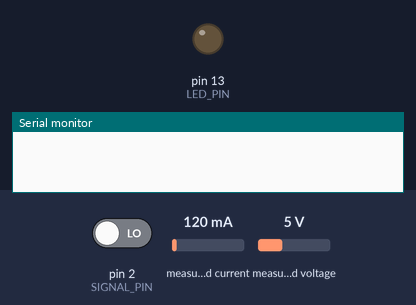
Simulated run of this sketch. Board: Arduino Uno, built with avr-gcc and run on an emulated ATmega328P. On the bench: output pins drawn as LEDs (lit = HIGH), the last lines printed to the serial monitor. Inputs (shaded band) come from the test bench; at power-on: pin 2 (SIGNAL_PIN) LOW, measured current 120 mA, measured voltage 5 V.

Above: at 1.2 s.
1.3 s: pin 2 (SIGNAL_PIN) driven HIGH
At 2.4 s:
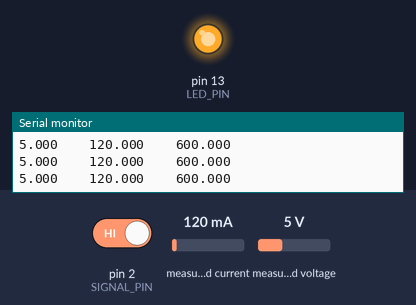
2.8 s: pin 2 (SIGNAL_PIN) driven LOW
At 3.5 s:
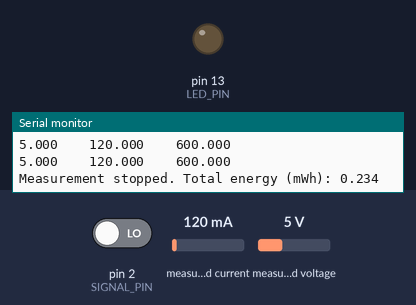
Timing chart, 0 to 5.8 s (numbered marks = the images above; inputs shaded):
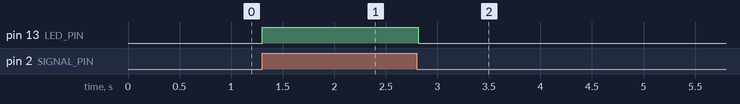

The sketch:

Arduino_test_file.ino
```cpp
#include <Wire.h>
#include <Adafruit_INA219.h>

Adafruit_INA219 ina219;

const int SIGNAL_PIN = 2; // Arduino pin connected to Pico GP2
const int LED_PIN = 13;   // Built-in LED

bool measuring = false;
float totalEnergy_mJ = 0.0;
float totalEnergy_mWh = 0.0;
unsigned long lastTime = 0;
int lastSignalState = LOW;

void setup() {
  Serial.begin(9600);
  while (!Serial) { ; }  // wait for serial

  pinMode(SIGNAL_PIN, INPUT);
  pinMode(LED_PIN, OUTPUT);
  digitalWrite(LED_PIN, LOW);

  if (!ina219.begin()) {
    Serial.println("Failed to find INA219 chip");
    while (1) { delay(10); }
  }

}

void loop() {
  int signalState = digitalRead(SIGNAL_PIN);

  // Detect rising edge → start measuring
  if (signalState == HIGH && lastSignalState == LOW) {
    measuring = true;
    totalEnergy_mJ = 0.0;
    lastTime = millis();
    digitalWrite(LED_PIN, HIGH);  // Turn on LED
    Serial.println("Measurement started");
  Serial.println("Voltage(V)\tCurrent(mA)\tPower(mW)");
  }

  // Detect falling edge → stop measuring
  if (signalState == LOW && lastSignalState == HIGH && measuring) {
    measuring = false;
    digitalWrite(LED_PIN, LOW);   // Turn off LED
    Serial.print("Measurement stopped. Total energy (mWh): ");
    Serial.println(totalEnergy_mWh,3);
  }

  lastSignalState = signalState;

  if (measuring) {
    unsigned long currentTime = millis();
    float dt = (currentTime - lastTime) / 1000.0; // seconds
    lastTime = currentTime;

    float busVoltage = ina219.getBusVoltage_V();   // V
    float current_mA = ina219.getCurrent_mA();     // mA
    float power_mW = ina219.getPower_mW();         // mW

    // Optional: ignore small negative noise
    if (current_mA < 0) current_mA = 0;
    if (power_mW < 0) power_mW = 0;

    totalEnergy_mJ += power_mW * dt; // accumulate energy in mJ
    totalEnergy_mWh = totalEnergy_mJ / 3600;


      Serial.print(busVoltage, 3);
      Serial.print("\t\t");
      Serial.print(current_mA, 3);
      Serial.print("\t\t");
      Serial.println(power_mW, 3);
      //Serial.print("\t\t");
      //Serial.println(totalEnergy_mWh, 3);


    delay(100); // update every 100ms
  }
}
```

Measured:
- after the input at 1.3 s, pin 13 (LED_PIN): LOW → HIGH at once
- after the input at 2.8 s, pin 13 (LED_PIN): HIGH → LOW at once
